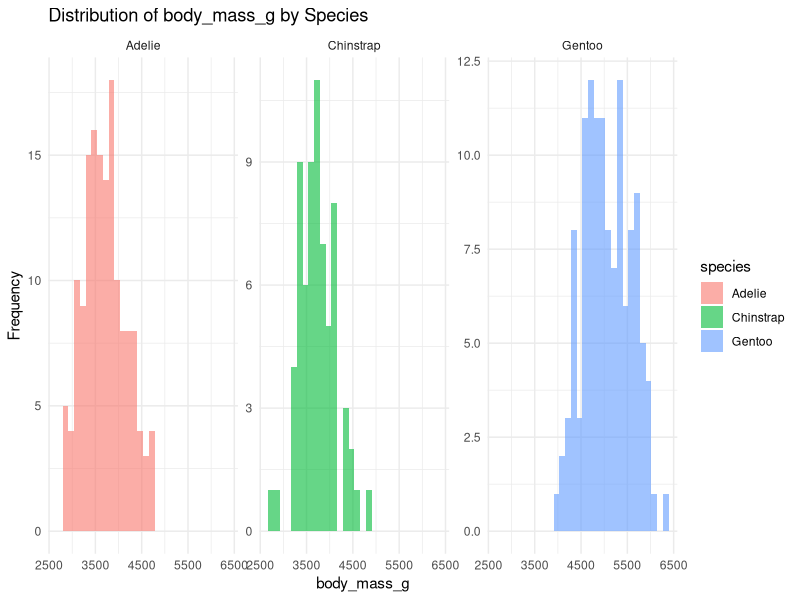

The R script that drew this image:
# Function to create a histogram for each species based on a specified numeric variable
plot_species_distribution <- function(data, variable_name) {
        
        require(ggplot2)
        
        ggplot(data, aes_string(x = variable_name, fill = "species")) +
                geom_histogram(bins = 30, alpha = 0.6, position = "identity") +
                facet_wrap(~species, scales = "free_y") +
                labs(title = paste("Distribution of", variable_name, "by Species"),
                     x = variable_name,
                     y = "Frequency") +
                theme_minimal()
}

# Example usage:
# Plot the distribution of 'body_mass_g' for each penguin species
plot_species_distribution(palmerpenguins::penguins, "body_mass_g")
